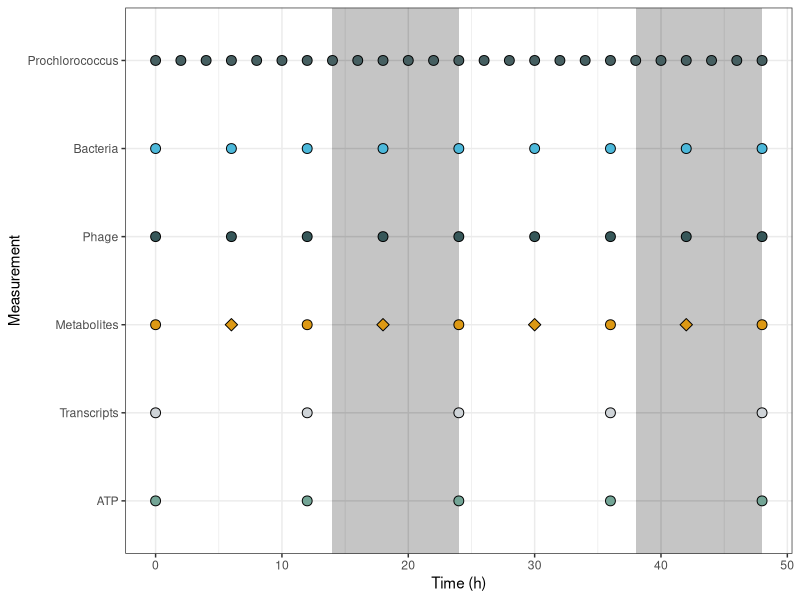
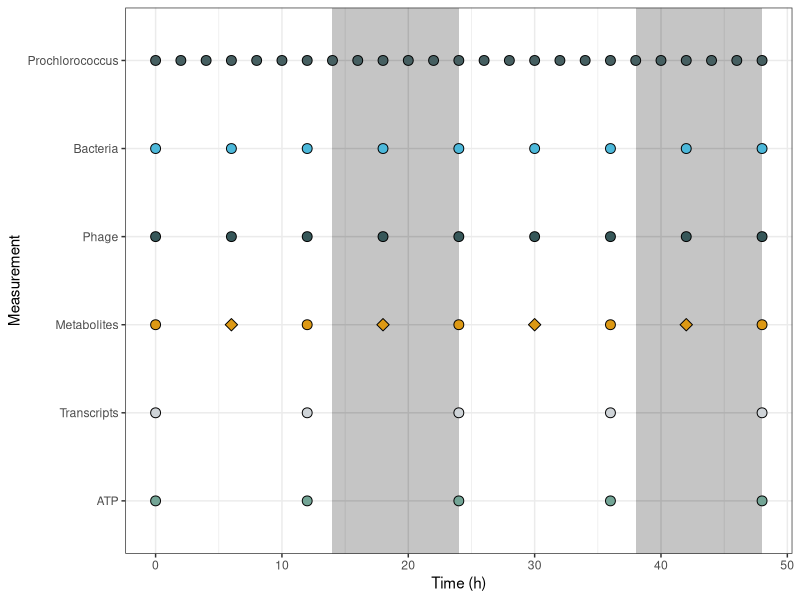

Reproduce these figures in R, in order.





library(tidyverse)

####load sample info
sample.dat <- read_csv("Meta_Data/Sampling_Scheme.csv")


#define palette
pal.full <- c("#73a596", "#cfd4d8", "#dd9914", "#365759", "#4cb8da", "#465f61")



###define order
x <- data.frame(
  measurement = c("Prochlorococcus", "Bacteria", "Phage", "Metabolites", "Transcripts", "ATP"),
  order = c(1, 2, 3, 4, 5, 6)
)


###make data frame longer
sample.long <- sample.dat %>%
  pivot_longer(cols = Prochlorococcus:Cellular_Buoyancy, names_to = "measurement", values_to = "time") %>%
  filter(!measurement == "Cellular_Buoyancy") %>%
  left_join(., x) %>%
  filter(!is.na(time))


metab.control.samps <- tibble(
  measurement = c("Metabolites", "Metabolites", "Metabolites", "Metabolites"),
  time = c(6, 18, 30, 42),
  order = c(4, 4, 4, 4)
)
  


#install.packages("devtools")
#library(devtools)
#devtools::install_github("johannesbjork/LaCroixColoR")

#library(LaCroixColoR)

library(ggthemes)

###define day/night scheme
samp.scheme <- ggplot(sample.long, aes(x = time, y = reorder(measurement, -order))) +
  geom_rect(xmin = 14, xmax = 24, ymin = 0, ymax = 10, fill = "black", alpha = 0.005) +
  geom_rect(xmin = 38, xmax = 48, ymin = 0, ymax = 10, fill = "black", alpha = 0.005) +
  geom_point(
    aes(fill = reorder(measurement, -order)), 
    size = 3,
    shape = 21, color = "black") +
  geom_point(data = metab.control.samps, aes(fill = reorder(measurement, -order)),
             size = 3, shape = 23, color = "black") +
  #  scale_fill_continuous(low = "aliceblue", mid = "steelblue", high = "darkblue") +
  scale_fill_manual(values = pal.full, ) +
  theme_bw() +
  xlab("Time (h)") +
  ylab("Measurement") +
  theme(legend.position = "blank")
samp.scheme

ggsave(samp.scheme, filename = "Figures/Outputs/Samp_Scheme.png",
       dpi = 800, height = 3, width = 5, units = "in", scale = 1.2)
